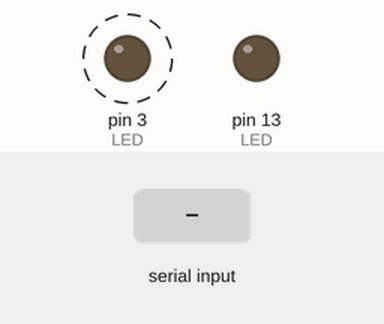
Recording of a sketch running on a simulated Arduino Uno, built with avr-gcc and run on an emulated ATmega328P. Shown: output pins drawn as LEDs (lit = HIGH). Dashed ring = blinking. The test bench sets the inputs (shaded band).

Above: at 1.2 s.
1.3 s: "1\n" received over Serial
At 2.9 s:
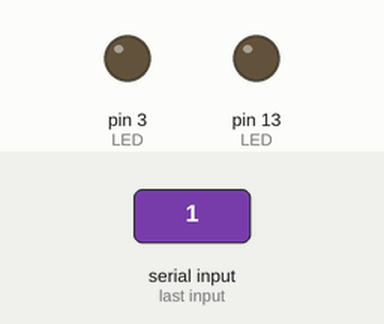
4.3 s: "2\n" received over Serial
At 7.1 s:
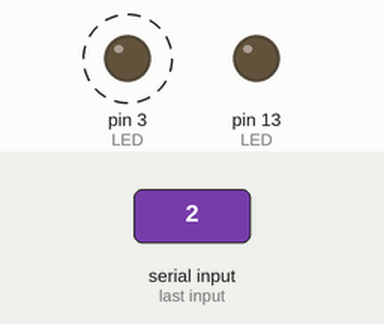
Timing chart, 0 to 13.3 s (numbered marks = the images above; inputs shaded):
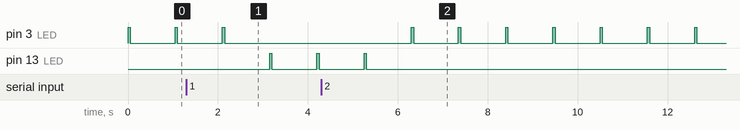

Measured:
- after the input at 1.3 s, pin 3 (LED): goes on until 2.2 s, then stays LOW; pin 13 (LED): alternates HIGH for 0.05 s and LOW for 1.0 s, starting after 1.9 s
- after the input at 4.3 s, pin 3 (LED): alternates HIGH for 0.05 s and LOW for 1.0 s, starting after 2.0 s; pin 13 (LED): goes on until 5.3 s, then stays LOW
- by itself, pin 3 (LED): alternates HIGH for 0.05 s and LOW for 1.0 s

The sketch:

ex1.ino
```cpp
#include "led.h"
#define TIME_ON 50 // ms

int delayTime = 1000; // ms
int LED = 3;
int chooseLED = 2;
int isError = 0;

void setup() {
  Serial.begin(9600);
    setupLed(GREEN_LED);
    setupLed(ONBOARD_LED);
}

void loop() {
  if(chooseLED == 1){
    LED = 13;
    }
  if(chooseLED == 2){
    LED = 3;
    }

  while(Serial.available() > 0) {
    int input = Serial.parseInt();
    if(input == 1 || input == 2){
      chooseLED = input;
    }
    else{
      delayTime = input;
    }
    if (Serial.read() == '\n') {
      // do nothing, just munch the carriage return
    }
  }
  flashLed(delayTime);
}
```

led.h
```cpp
#define GREEN_LED 3
#define ONBOARD_LED 13


void setupLed(int whichLed);

void flashLed(int dtime);
```

led.ino
```cpp
int theLed = ONBOARD_LED;

void setupLed(int whichLed) {
  pinMode(whichLed, OUTPUT);
}

void flashLed(int dtime) {
  digitalWrite(LED, HIGH);
  delay(TIME_ON);
  digitalWrite(LED, LOW);
  delay(dtime);
}
```
